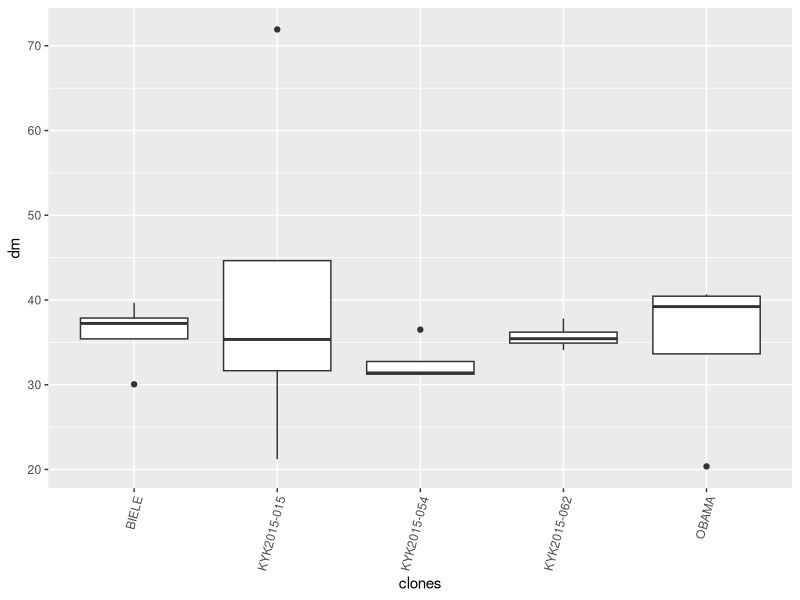

Generate this figure with R:
getwd()
setwd("C:/Users/Cletus Emmanuel/Documents/R/Exploratory-Data-Analysis")
library(readxl)
library(ggplot2)
ag_file <- read_excel("18ayt5USavannahKYK.xls",
                      sheet = 1, na = c("NA", " ", "."))
ag_file <- data.frame(ag_file)
View(ag_file)

colnames(ag_file)

for (i in 1:9) {
  ag_file[,i] = as.factor(ag_file[,i])
}

for (i in 10:24) {
  ag_file[,i] = as.numeric(ag_file[,i])
}

ggplot(ag_file, aes(x = clones, y = dm)) + geom_boxplot() + 
  theme(axis.text.x = element_text(angle = 75, vjust = 1, hjust = 1))
